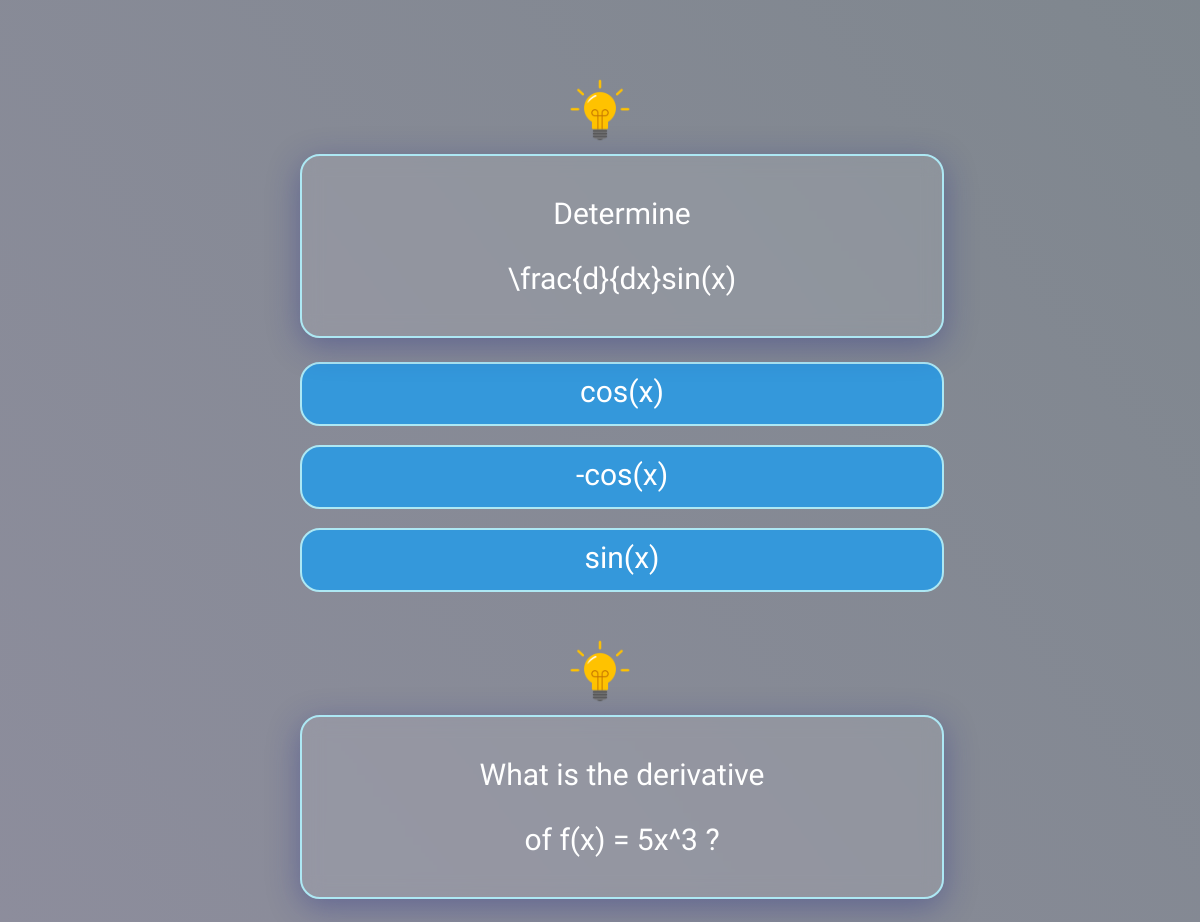
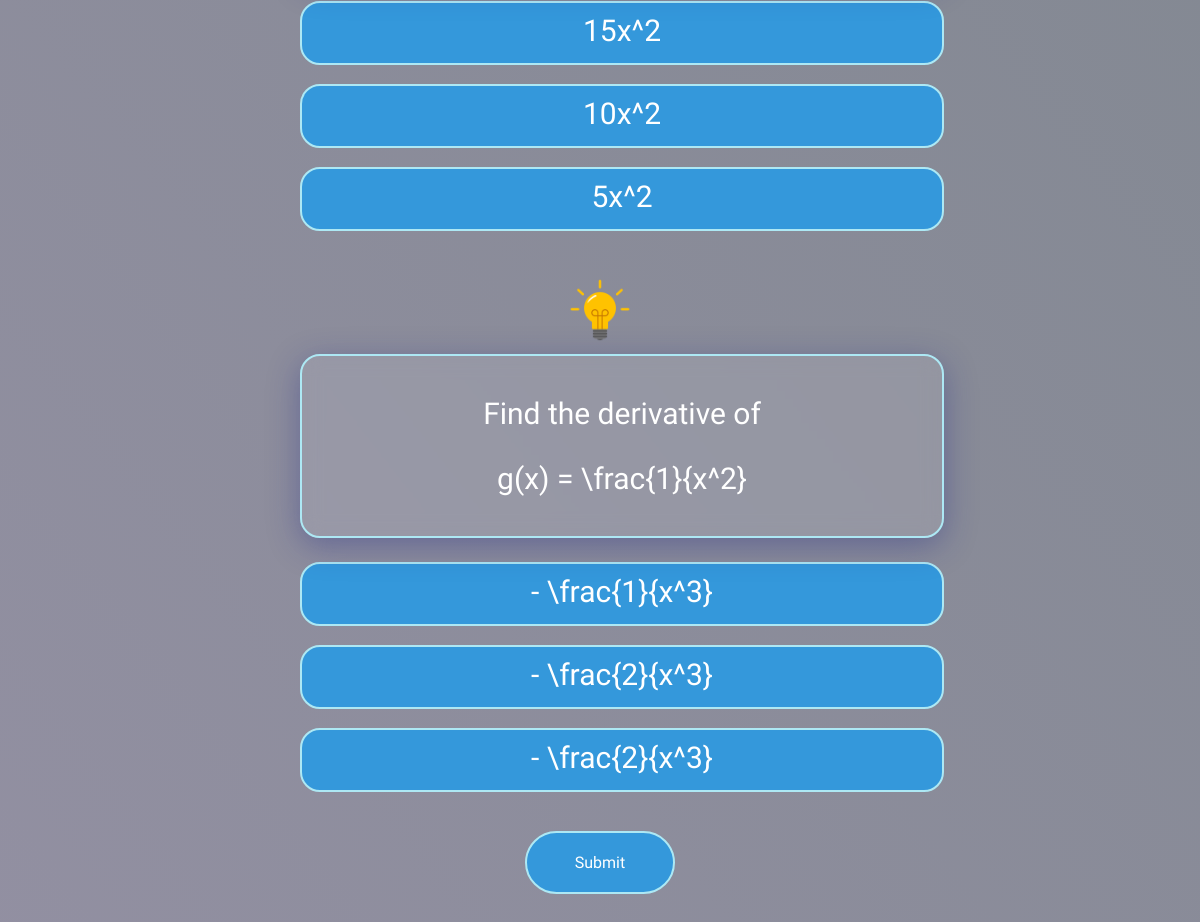
The app's page /practice-question/solo/15/ (signed in) with its own data (2 pictures, top to bottom).
### quiz/models.py (models this page shows, shortened)
class SoloQuestion(models.Model):
    DIFFICULTY_CHOICES = [
        ('easy','Easy'),
        ('medium','Medium'),
        ('hard','Hard'),
    ]
    difficulty = models.CharField(max_length=10, choices=DIFFICULTY_CHOICES,  blank=True, null=True)
    question_text = models.TextField()
    question_formula = models.TextField(blank=True, null=True)
    option_a = models.TextField(null=True, blank=True)
    option_b = models.TextField(null=True, blank=True)
    option_c = models.TextField(null=True, blank=True)
    answer = models.CharField(max_length=100, null=True, blank=True)
    hint_question = models.CharField(max_length=100, null=True, blank=True)
    solution_here = models.ImageField(upload_to='solutions/',blank=True)

### quiz/views.py (the view, shortened to what this page needs)
# urls.py: path('practice-question/solo/<int:practice_mode_instance_id>/', views.practice_question_solo, name='practice'),
@csrf_exempt
@login_required(login_url='home')
def practice_question_solo(request, practice_mode_instance_id):
    practice_mode_instance = SoloPracticeMode.objects.get(id=practice_mode_instance_id)
    questions = list(practice_mode_instance.questions.all())
    random.shuffle(questions)
    return render(request, 'practiceQuestion/question.html', {'practice_mode_instance': practice_mode_instance, 'shuffled_questions': questions})

### templates/practiceQuestion/question.html (shortened to what this page needs)
<!DOCTYPE html>
<html lang="en">
<head>
  {% load static %}
  <link rel="stylesheet" href="{% static 'css/question/question.css' %}">
  <link rel="stylesheet" href="https://unpkg.com/mathlive/dist/mathlive-static.css" />
  <link rel="stylesheet" href="https://cdnjs.cloudflare.com/ajax/libs/font-awesome/6.5.1/css/all.min.css">
</head>
<body>
<div id="quiz-container">
  {% if practice_mode_instance.questions.all %}
  <form method="POST">
    {% for question in shuffled_questions %}
    <div class="question-container" id="question{{ question.id }}">
      <div class="hint">
        <img src="{% static 'img/bulb.png' %}" alt="Hint" onclick="showHint('{{ question.id }}')">
      </div>
      <div class="question-container" id="question{{ question.id }}">
        <div class="question">
          <div class="text-question mathlive">
            <p>{{ question.question_text }}</p>
          </div>
          {% autoescape off %}
          <div class="mathlive">
            <p>{{ question.question_formula }}</p>
          </div>
          {% endautoescape %}
        </div>
        <div class="choices">
          <input type="radio" name="user_answer_{{ question.id }}" value="{{ question.option_a }}"  id="q{{ question.id }}a"><label for="q{{ question.id }}a" class="mathlive">{{ question.option_a }}</label><br>
          <input type="radio" name="user_answer_{{ question.id }}" value="{{ question.option_b }}" id="q{{ question.id }}b"><label for="q{{ question.id }}b" class="mathlive">{{ question.option_b }}</label><br>
          <input type="radio" name="user_answer_{{ question.id }}" value="{{ question.option_c }}" id="q{{ question.id }}c"><label for="q{{ question.id }}c" class="mathlive">{{ question.option_c }}</label><br>
        </div>
      </div>
    {% endfor %}
    <button>Submit</button>
  </form>
  {% else %}
    <p>No questions available for the selected criteria.</p>
  {% endif %}
</div>
</body>
</html>

### static/css/question/question.css (style rules this page uses)
body { font-family: 'Nova Square', sans-serif; background: linear-gradient(232deg, rgba(0, 15, 30, 0.5), rgba(38, 33, 69, 0.5)), url('/static/img/bg.jpg'); background-attachment: fixed; background-size: cover; background-repeat: no-repeat; margin: 0; padding: 0; }
#quiz-container { max-width: 600px; margin: 50px auto; padding: 20px; border-radius: 10px; opacity: 100%; transition: opacity 1s ease-in-out; text-align: center; }
.question-container { margin-bottom: 20px; opacity: 100%; transition: opacity 1s ease-in-out; background: transparent; }
.question { position: relative; text-align: center; justify-content: center; margin-bottom: 24px; color: #fff; border: 2px solid #ade8f4; background: rgba(255, 255, 255, 0.1); box-shadow: 0 8px 32px 0 rgba(31, 38, 135, 0.37); backdrop-filter: blur(1px); -webkit-backdrop-filter: blur(1px); border-radius: 20px; width: 600px; height: auto; overflow: hidden; padding: 10px 20px; backdrop-filter: blur(10px); font-size: 30px; }
.choices { margin-top: 10px; }
.choices label { display: block; font-size: 30px; font-family: 'Nova Square', sans-serif; padding: 10px; width: 620px; height: 40px; background-color: #3498db; color: #fff; border: 2px solid #ade8f4; border-radius: 20px; cursor: pointer; }
button { font-family: 'Nova Square', sans-serif; padding: 20px; width: 150px; background-color: #3498db; border: 2px solid #ade8f4; color: #fff; border-radius: 40px; font-size: 16px; cursor: pointer; transition: background-color 0.3s ease; }
.hint img { width: 80px; height: auto; cursor: pointer; }

### records on screen
SoloQuestion: question_text "Determine", question_formula "\\frac{d}{dx}sin(x)", option_a "cos(x)", option_b "-cos(x)", option_c "sin(x)"
SoloQuestion: question_text "What is the derivative", question_formula "of f(x) = 5x^3 ?", option_a "15x^2", option_b "10x^2", option_c "5x^2"
SoloQuestion: question_text "Find the derivative of", question_formula "g(x) = \\frac{1}{x^2}", option_a "- \\frac{1}{x^3}", option_b "- \\frac{2}{x^3}", option_c "- \\frac{2}{x^3}"
